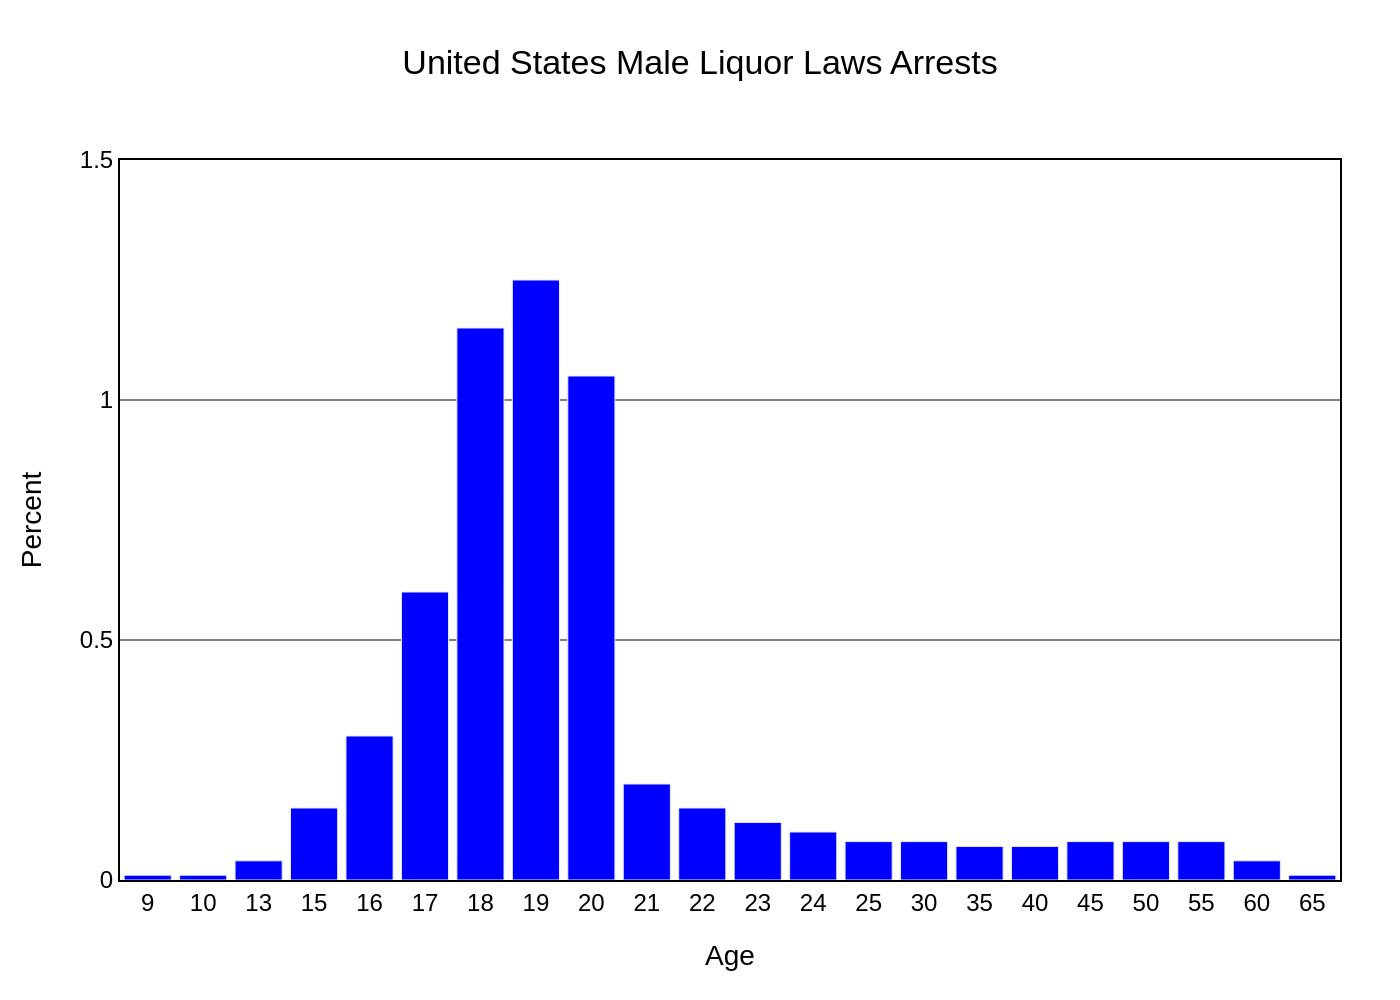

Generate this figure with Python:
import sys
import json
import plotly.graph_objects as go

def main():
    if len(sys.argv) != 2:
        print("Usage: python script.py <path_to_json>")
        sys.exit(1)

    json_path = sys.argv[1]
    
    try:
        with open(json_path, 'r', encoding='utf-8') as f:
            chart_config = json.load(f)
    except FileNotFoundError:
        print(f"Error: JSON file not found at {json_path}")
        sys.exit(1)
    except json.JSONDecodeError:
        print(f"Error: Could not decode JSON from {json_path}")
        sys.exit(1)

    chart_data = chart_config.get('chart_data', [])
    texts = chart_config.get('texts', {})
    colors = chart_config.get('colors', [])
    
    fig = go.Figure()

    if not chart_data:
        print("Warning: No data found in JSON file.")
    else:
        x_values = [d['x'] for d in chart_data]
        y_values = [d['y'] for d in chart_data]
        
        fig.add_trace(go.Bar(
            x=x_values,
            y=y_values,
            marker_color=colors[0] if colors else '#0000FF',
            showlegend=False
        ))

    title_text = texts.get('title', '')
    if texts.get('subtitle'):
        title_text += f"<br><sub>{texts.get('subtitle')}</sub>"

    fig.update_layout(
        title={
            'text': title_text,
            'y': 0.95,
            'x': 0.5,
            'xanchor': 'center',
            'yanchor': 'top'
        },
        xaxis_title_text=texts.get('x_axis_title'),
        yaxis_title_text=texts.get('y_axis_title'),
        font_family="Arial",
        font_color="black",
        plot_bgcolor='white',
        xaxis={
            'type': 'category',
            'showline': True,
            'linewidth': 1,
            'linecolor': 'black',
            'showgrid': False,
            'mirror': True
        },
        yaxis={
            'range': [0, 1.5],
            'tickvals': [0, 0.5, 1.0, 1.5],
            'showline': True,
            'linewidth': 1,
            'linecolor': 'black',
            'gridcolor': 'gray',
            'mirror': True,
            'zeroline': False
        },
        showlegend=False,
        margin=dict(l=60, r=30, t=80, b=60),
        bargap=0.15
    )
    
    # Add source/note at the bottom
    source_text = texts.get('source')
    if source_text:
        fig.add_annotation(
            text=source_text,
            align='left',
            showarrow=False,
            xref='paper',
            yref='paper',
            x=0,
            y=-0.15, 
            xanchor='left',
            yanchor='top'
        )

    base_filename = json_path.rsplit('.', 1)[0]
    output_filename = f"{base_filename}.png"

    fig.write_image(output_filename, scale=2)
    print(f"Chart saved to {output_filename}")

if __name__ == '__main__':
    main()
